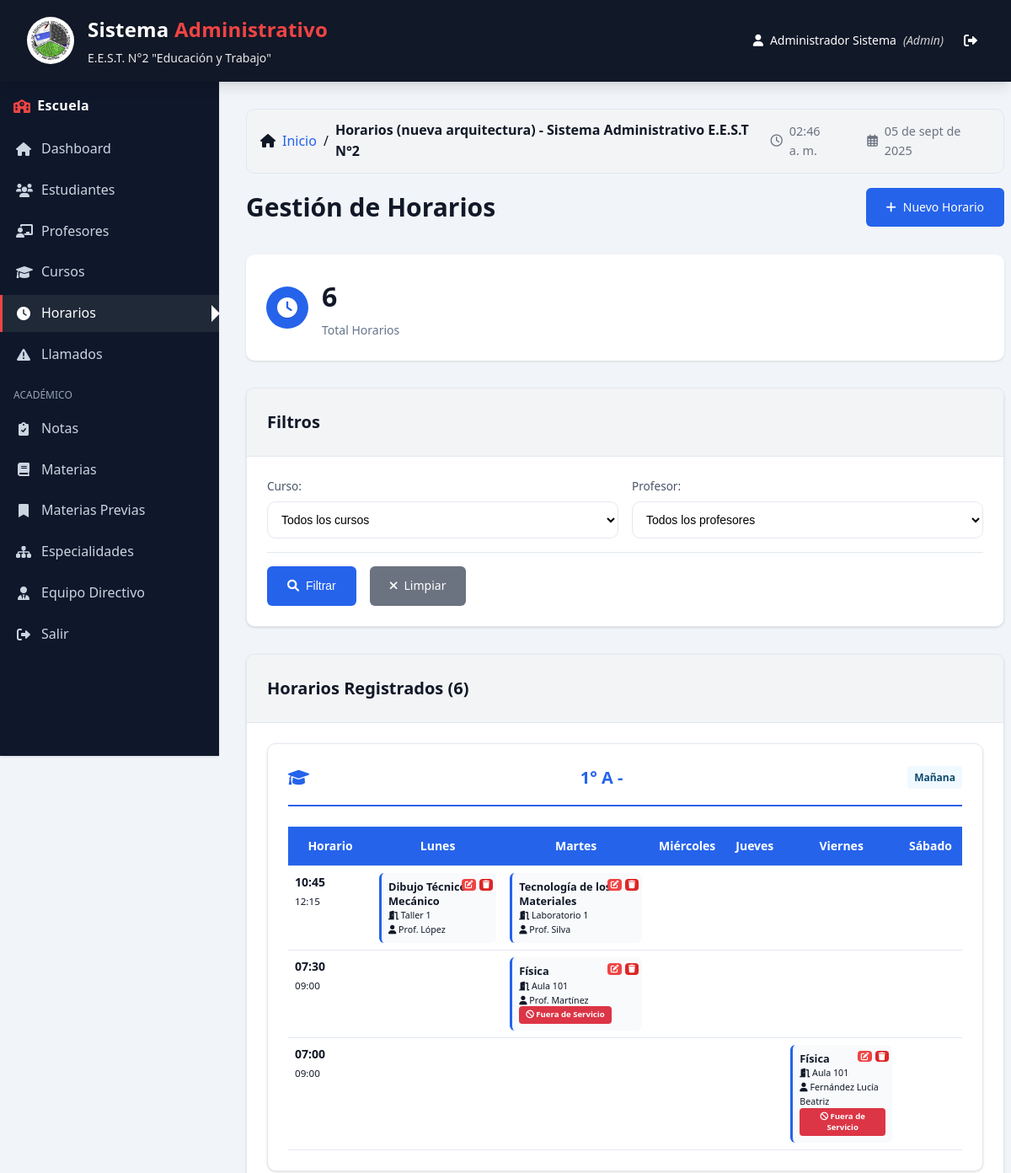
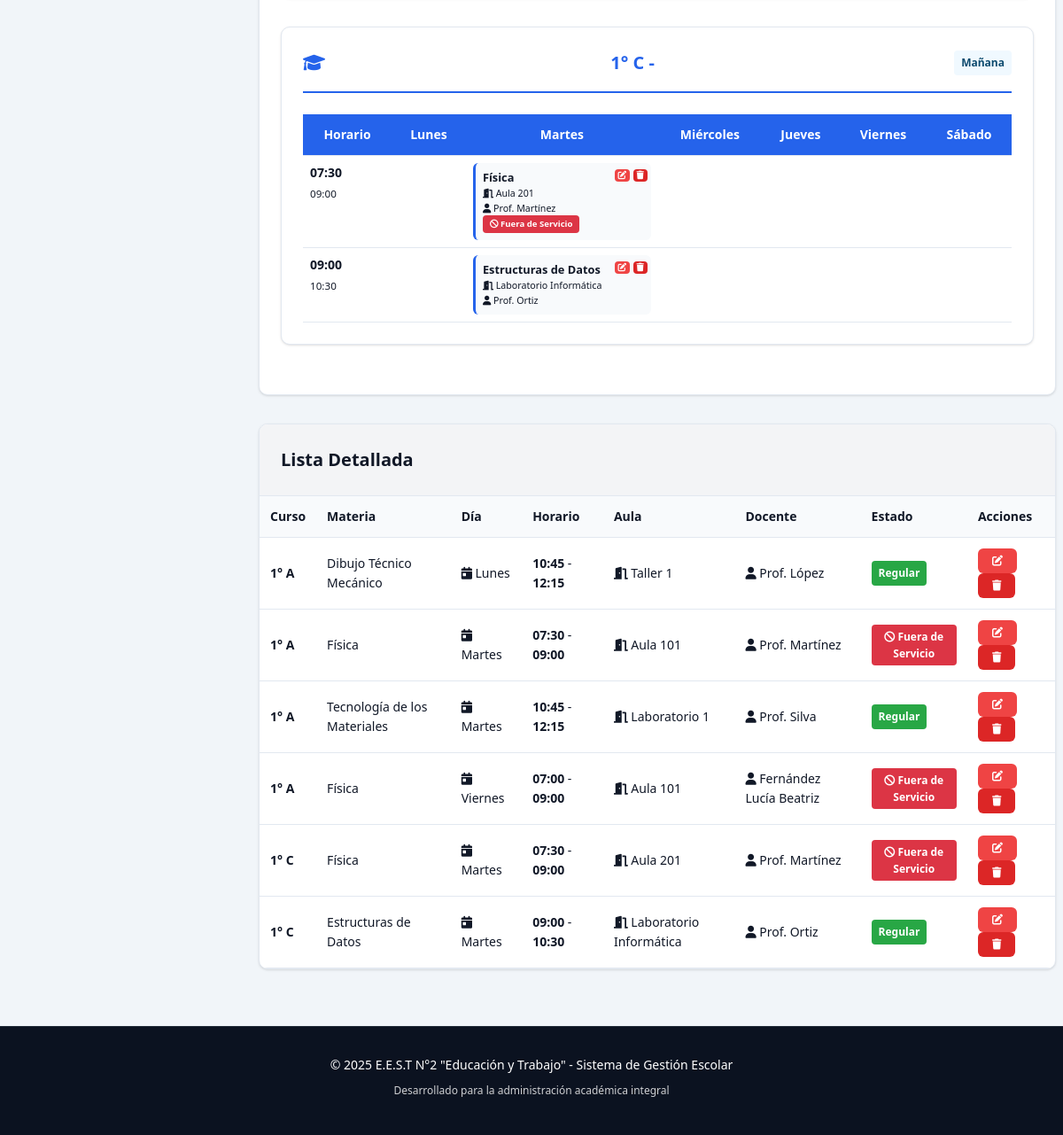
/horarios.php (signed in), run on the app's committed database (2 pictures, top to bottom).
### tables this page shows
CREATE TABLE `usuarios` (
  `id` int(11) NOT NULL,
  `username` varchar(50) NOT NULL,
  `password` varchar(255) NOT NULL,
  `nombre` varchar(100) NOT NULL,
  `apellido` varchar(100) NOT NULL,
  `email` varchar(100) DEFAULT NULL,
  `rol` enum('admin','directivo','preceptor','secretaria') NOT NULL,
  `activo` tinyint(1) DEFAULT 1,
  `fecha_creacion` timestamp NOT NULL DEFAULT current_timestamp()
);

CREATE TABLE `horarios` (
  `id` int(11) NOT NULL,
  `curso_id` int(11) NOT NULL,
  `materia_id` int(11) NOT NULL,
  `dia_semana` int(11) NOT NULL,
  `hora_inicio` time NOT NULL,
  `hora_fin` time NOT NULL,
  `aula` varchar(50) DEFAULT NULL,
  `docente` varchar(100) DEFAULT NULL,
  `es_contraturno` tinyint(1) DEFAULT 0,
  `activo` tinyint(1) DEFAULT 1
);

CREATE TABLE `turnos` (
  `id` int(11) NOT NULL,
  `nombre` varchar(20) NOT NULL,
  `hora_inicio` time DEFAULT NULL,
  `hora_fin` time DEFAULT NULL
);

CREATE TABLE `materias` (
  `id` int(11) NOT NULL,
  `nombre` varchar(100) NOT NULL,
  `especialidad_id` int(11) DEFAULT NULL,
  `es_taller` tinyint(1) DEFAULT 0,
  `activa` tinyint(1) DEFAULT 1
);

CREATE TABLE `cursos` (
  `id` int(11) NOT NULL,
  `anio` int(11) NOT NULL,
  `division` varchar(5) NOT NULL,
  `turno_id` int(11) NOT NULL,
  `especialidad_id` int(11) DEFAULT NULL,
  `taller_id` int(11) DEFAULT NULL,
  `grado` enum('inferior','superior') NOT NULL,
  `activo` tinyint(1) DEFAULT 1
);

### horarios.php (the view, shortened to what the rows shown need)
<?php
require_once 'src/autoload.php';
require_once 'config/database.php';
$db = Database::getInstance();
$servicioAutenticacion = new ServicioAutenticacion($db);
$usuario = $servicioAutenticacion->verificarSesion();
include 'includes/header.php';
$horariosController = new HorariosController($servicioAutenticacion, $db);
$filtros = [];
$resultado_horarios = $horariosController->listar($filtros);
$horarios = $resultado_horarios['success'] ? $resultado_horarios['data'] : [];
$dias_semana = [
    1 => 'Lunes',
    2 => 'Martes',
    3 => 'Miércoles',
    4 => 'Jueves',
    5 => 'Viernes',
    6 => 'Sábado'
];
?>
<section class="horarios-section">
    <div class="section-header">
        <h2>Gestión de Horarios</h2>
    </div>
    <?php if (!empty($horarios)): ?>
    <div class="card">
        <?php
        $horarios_por_curso = [];
        foreach ($horarios as $horario) {
            $curso_key = $horario['anio'] . '° ' . $horario['division'] . ' - ' . $horario['especialidad'];
            $horarios_por_curso[$curso_key][] = $horario;
        }
        ?>
        <div class="card-body">
            <?php foreach ($horarios_por_curso as $curso_nombre => $horarios_curso): ?>
            <div class="curso-horarios-container">
                <div class="curso-header">
                    <h4>
                        <i class="fas fa-graduation-cap"></i> <?php echo htmlspecialchars($curso_nombre); ?>
                        <span class="status status-primary">
                            <?php echo $horarios_curso[0]['turno']; ?>
                        </span>
                    </h4>
                </div>
                <div class="horario-semanal" style="overflow-x: auto;">
                    <table class="table" style="min-width: 800px;">
                        <thead>
                            <tr>
                                <th style="width: 100px;">Horario</th>
                                <?php foreach ($dias_semana as $dia): ?>
                                <th><?php echo $dia; ?></th>
                                <?php endforeach; ?>
                            </tr>
                        </thead>
                        <tbody>
                            <?php
                            $horarios_por_hora = [];
                            foreach ($horarios_curso as $h) {
                                $hora_key = $h['hora_inicio'] . '-' . $h['hora_fin'];
                                $horarios_por_hora[$hora_key][$h['dia_semana']] = $h;
                            }
                            foreach ($horarios_por_hora as $hora_key => $horarios_hora):
                                list($hora_inicio, $hora_fin) = explode('-', $hora_key);
                            ?>
                            <tr>
                                <td>
                                    <strong><?php echo date('H:i', strtotime($hora_inicio)); ?></strong><br>
                                    <small><?php echo date('H:i', strtotime($hora_fin)); ?></small>
                                </td>
                                <?php foreach ($dias_semana as $dia_num => $dia_nombre): ?>
                                <td>
                                    <?php if (isset($horarios_hora[$dia_num])):
                                        $h = $horarios_hora[$dia_num];
                                    ?>
                                        <div class="materia-cell" style="padding: 0.5rem; border-left: 3px solid var(--primary-color); background: var(--light-gray); position: relative;">
                                            <strong><?php echo htmlspecialchars($h['materia']); ?></strong>
                                            <?php if ($h['aula']): ?>
                                                <br><small><i class="fas fa-door-open"></i> <?php echo htmlspecialchars($h['aula']); ?></small>
                                            <?php endif; ?>
                                            <?php if ($h['docente']): ?>
                                                <br><small><i class="fas fa-user"></i> <?php echo htmlspecialchars($h['docente']); ?></small>
                                                <?php if ($h['suplencia_estado'] === 'activa'): ?>
                                                    <?php if ($h['fuera_servicio']): ?>
                                                        <br><small><span class="status status-danger" style="font-size: 0.6rem;"><i class="fas fa-ban"></i> Fuera de Servicio</span></small>
                                                    <?php else: ?>
                                                        <br><small><span class="status status-warning" style="font-size: 0.6rem;"><i class="fas fa-user-clock"></i> Suplente: <?php echo htmlspecialchars($h['suplente_apellido'] . ' ' . $h['suplente_nombre']); ?></span></small>
                                                    <?php endif; ?>
                                                <?php endif; ?>
                                            <?php else: ?>
                                                <br><small><span class="status status-danger" style="font-size: 0.6rem;">Sin profesor</span></small>
                                            <?php endif; ?>
                                            <?php if ($servicioAutenticacion->tienePermiso('gestionar_horarios')): ?>
                                            <div style="position: absolute; top: 0.25rem; right: 0.25rem;">
                                                <a href="horarios.php?action=editar&id=<?php echo $h['id']; ?>"
                                                   class="btn btn-xs btn-warning" title="Editar horario"
                                                   style="padding: 0.125rem 0.25rem; font-size: 0.6rem;">
                                                    <i class="fas fa-edit"></i>
                                                </a>
                                                <form method="POST" style="display: inline;" onsubmit="return confirm('¿Está seguro de que desea eliminar este horario?')">
                                                    <button type="submit" name="eliminar_horario" class="btn btn-xs btn-danger" title="Eliminar horario"
                                                            style="padding: 0.125rem 0.25rem; font-size: 0.6rem;">
                                                        <i class="fas fa-trash"></i>
                                                    </button>
                                                </form>
                                            </div>
                                            <?php endif; ?>
                                        </div>
                                    <?php endif; ?>
                                </td>
                                <?php endforeach; ?>
                            </tr>
                            <?php endforeach; ?>
                        </tbody>
                    </table>
                </div>
            </div>
            <?php endforeach; ?>
        </div>
    </div>
    <div class="card">
        <div class="table-container">
            <table class="table">
                <thead>
                    <tr>
                        <th>Curso</th>
                        <th>Materia</th>
                        <th>Día</th>
                        <th>Horario</th>
                        <th>Aula</th>
                        <th>Docente</th>
                        <th>Estado</th>
                        <th>Acciones</th>
                    </tr>
                </thead>
                <tbody>
                    <?php foreach ($horarios as $horario): ?>
                    <tr>
                        <td>
                            <strong><?php echo $horario['anio'] . '° ' . $horario['division']; ?></strong>
                        </td>
                        <td>
                            <?php echo htmlspecialchars($horario['materia']); ?>
                        </td>
                        <td>
                            <i class="fas fa-calendar-day"></i>
                            <?php echo $dias_semana[$horario['dia_semana']]; ?>
                        </td>
                        <td>
                            <strong><?php echo date('H:i', strtotime($horario['hora_inicio'])); ?></strong>
                            -
                            <strong><?php echo date('H:i', strtotime($horario['hora_fin'])); ?></strong>
                        </td>
                        <td>
                            <?php if ($horario['aula']): ?>
                                <i class="fas fa-door-open"></i> <?php echo htmlspecialchars($horario['aula']); ?>
                            <?php else: ?>
                                <span class="status status-warning">No asignada</span>
                            <?php endif; ?>
                        </td>
                        <td>
                            <?php if ($horario['docente']): ?>
                                <i class="fas fa-user"></i> <?php echo htmlspecialchars($horario['docente']); ?>
                            <?php else: ?>
                                <span class="status status-danger">Sin profesor</span>
                            <?php endif; ?>
                        </td>
                        <td>
                            <?php if ($horario['docente'] && $horario['suplencia_estado'] === 'activa'): ?>
                                <?php if ($horario['fuera_servicio']): ?>
                                    <span class="status status-danger" title="Profesor fuera de servicio">
                                        <i class="fas fa-ban"></i> Fuera de Servicio
                                    </span>
                                <?php else: ?>
                                    <span class="status status-warning" title="Suplente: <?php echo htmlspecialchars($horario['suplente_apellido'] . ' ' . $horario['suplente_nombre']); ?>">
                                        <i class="fas fa-user-clock"></i> Con Suplente
                                    </span>
                                <?php endif; ?>
                            <?php elseif ($horario['es_contraturno']): ?>
                                <span class="status status-danger">Contraturno</span>
                            <?php elseif ($horario['docente']): ?>
                                <span class="status status-success">Regular</span>
                            <?php else: ?>
                                <span class="status status-secondary">Vacío</span>
                            <?php endif; ?>
                        </td>
                        <td>
                            <?php if ($servicioAutenticacion->tienePermiso('gestionar_horarios')): ?>
                            <a href="horarios.php?action=editar&id=<?php echo $horario['id']; ?>"
                               class="btn btn-sm btn-warning" title="Editar horario">
                                <i class="fas fa-edit"></i>
                            </a>
                            <form method="POST" style="display: inline;" onsubmit="return confirm('¿Está seguro de que desea eliminar este horario?')">
                                <button type="submit" name="eliminar_horario" class="btn btn-sm btn-danger" title="Eliminar horario">
                                    <i class="fas fa-trash"></i>
                                </button>
                            </form>
                            <?php endif; ?>
                        </td>
                    </tr>
                    <?php endforeach; ?>
                </tbody>
            </table>
        </div>
    </div>
    <?php endif; ?>
</section>
<?php include 'includes/footer.php'; ?>

### includes/header.php (shortened to what the rows shown need)
<?php
$currentUser = [
    'nombre' => $_SESSION['nombre'] ?? 'Usuario',
    'apellido' => $_SESSION['apellido'] ?? '',
    'rol' => $_SESSION['rol'] ?? 'usuario'
];
?>
<!DOCTYPE html>
<html lang="es">
<head>
    <link rel="stylesheet" href="css/style.css">
    <link rel="stylesheet" href="https://cdnjs.cloudflare.com/ajax/libs/font-awesome/6.0.0/css/all.min.css">
</head>
<body>
    <header class="main-header">
        <div class="header-top">
            <div class="logo-section">
                <div class="school-info">
                    <h1 class="brand-title">Sistema <span>Administrativo</span></h1>
                    <h2>E.E.S.T. N°2 "Educación y Trabajo"</h2>
                </div>
            </div>
            <div class="user-section">
                <div class="user-info">
                    <i class="fas fa-user"></i>
                    <span><?php echo htmlspecialchars($currentUser['nombre'] . ' ' . $currentUser['apellido']); ?></span>
                    <span class="role">(<?php echo ucfirst($currentUser['rol']); ?>)</span>
                </div>
            </div>
        </div>
    </header>
    <div class="app-layout">
        <main class="main-content">

### data on the page
usuarios: nombre+apellido "Administrador Sistema", rol "Admin"
horarios: curso_nombre "1° A -", turnos.nombre "Mañana", dia "Lunes", dia "Martes", dia "Miércoles", dia "Jueves", dia "Viernes", dia "Sábado", hora_inicio "10:45", hora_fin "12:15", materia.nombre "Dibujo Técnico Mecánico", aula "Taller 1", docente "Prof. López", hora_inicio "07:30", hora_fin "09:00", curso.anio "1", curso.division "A", dia_semana "Lunes", es_contraturno "Regular"
horarios: materia.nombre "Tecnología de los Materiales", aula "Laboratorio 1", docente "Prof. Silva", curso.anio "1", curso.division "A", dia_semana "Martes", hora_inicio "10:45", hora_fin "12:15", es_contraturno "Regular"
horarios: materia.nombre "Física", aula "Aula 101", docente "Prof. Martínez", shows "Fuera de Servicio", curso.anio "1", curso.division "A", dia_semana "Martes", hora_inicio "07:30", hora_fin "09:00"
horarios: hora_inicio "07:00", hora_fin "09:00", materia.nombre "Física", aula "Aula 101", docente "Fernández Lucía Beatriz", shows "Fuera de Servicio", curso.anio "1", curso.division "A", dia_semana "Viernes"
horarios: curso_nombre "1° C -", turnos.nombre "Mañana", dia "Lunes", dia "Martes", dia "Miércoles", dia "Jueves", dia "Viernes", dia "Sábado", hora_inicio "07:30", hora_fin "09:00", materia.nombre "Física", aula "Aula 201", docente "Prof. Martínez", shows "Fuera de Servicio", curso.anio "1", curso.division "C", dia_semana "Martes"
horarios: hora_inicio "09:00", hora_fin "10:30", materia.nombre "Estructuras de Datos", aula "Laboratorio Informática", docente "Prof. Ortiz", curso.anio "1", curso.division "C", dia_semana "Martes", es_contraturno "Regular"

### other printed values
$pageTitle "Horarios (nueva arquitectura) - Sistema Administrativo E.E.S.T N°2"
$total_horarios "6"
